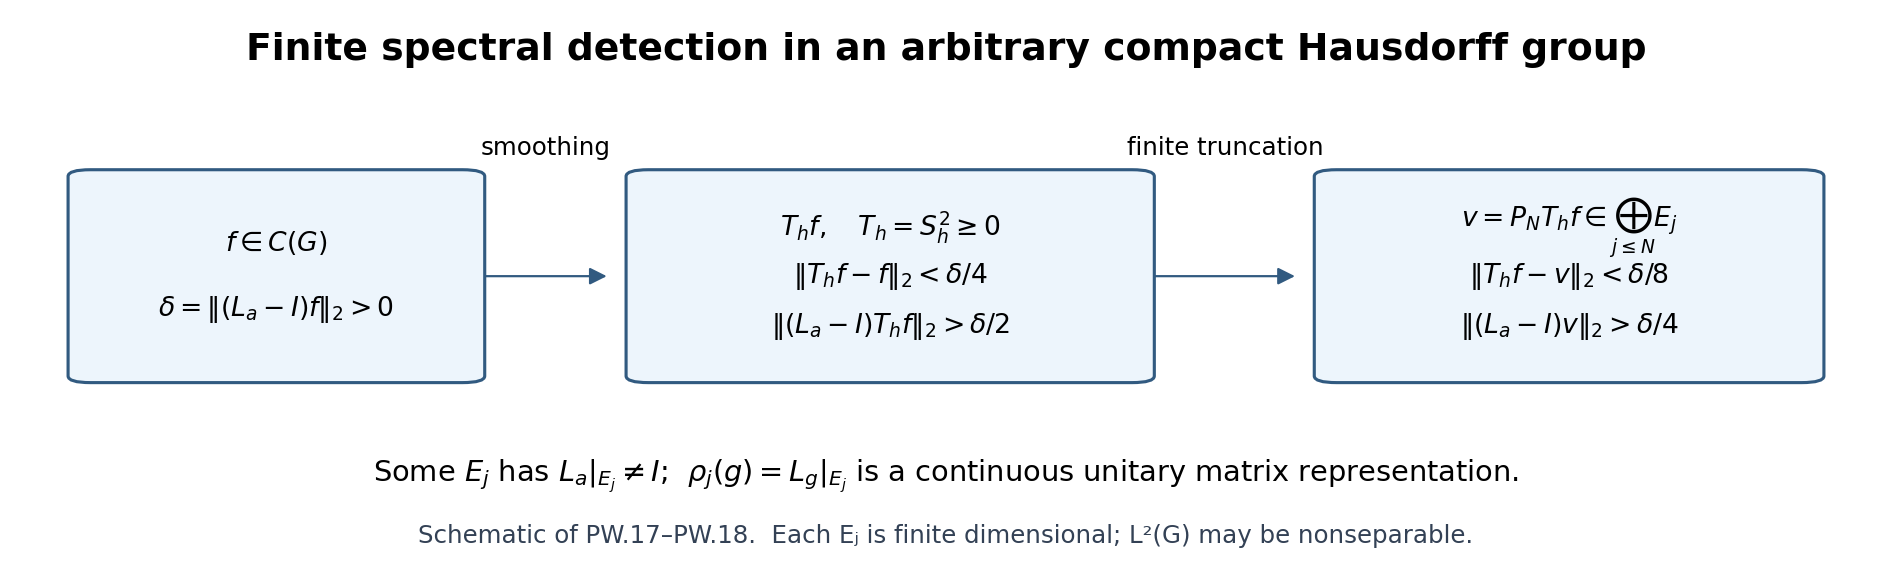

Write the Python code that produced this figure.
"""Reproduce the exact schematic of PW.17–PW.18; no group is assumed metrizable."""
from pathlib import Path
import matplotlib
matplotlib.use("Agg")
import matplotlib.pyplot as plt
from matplotlib.patches import FancyBboxPatch, FancyArrowPatch

OUT = Path(__file__).resolve().parent
BOXES = [
    (0.04, 0.35, 0.20, 0.36, [r"$f \in C(G)$", r"$\delta=\Vert(L_a-I)f\Vert_2>0$"]),
    (0.34, 0.35, 0.26, 0.36, [r"$T_hf,\quad T_h=S_h^2\geq0$", r"$\Vert T_hf-f\Vert_2<\delta/4$",
                             r"$\Vert(L_a-I)T_hf\Vert_2>\delta/2$"]),
    (0.71, 0.35, 0.25, 0.36, [r"$v=P_NT_hf\in\bigoplus_{j\leq N}E_j$", r"$\Vert T_hf-v\Vert_2<\delta/8$",
                             r"$\Vert(L_a-I)v\Vert_2>\delta/4$"]),
]
fig, ax = plt.subplots(figsize=(15, 4.5))
ax.set(xlim=(0, 1), ylim=(0, 1))
ax.axis("off")
ax.text(.5, .92, "Finite spectral detection in an arbitrary compact Hausdorff group",
        ha="center", fontsize=17, weight="bold")
for x,y,w,h,labels in BOXES:
    ax.add_patch(FancyBboxPatch((x,y),w,h,boxstyle="round,pad=.012",
                               linewidth=1.4,edgecolor="#315a80",facecolor="#edf5fc"))
    for j,label in enumerate(labels):
        ax.text(x+w/2,y+h-(j+1)*h/(len(labels)+1),label,ha="center",va="center",fontsize=12)
for start,end,label in [((.25,.53),(.32,.53),"smoothing"),((.61,.53),(.69,.53),"finite truncation")]:
    ax.add_patch(FancyArrowPatch(start,end,arrowstyle="-|>",mutation_scale=16,color="#315a80"))
    ax.text((start[0]+end[0])/2,.75,label,ha="center",fontsize=11)
ax.text(.5,.16,r"Some $E_j$ has $L_a|_{E_j}\ne I$;  $\rho_j(g)=L_g|_{E_j}$ is a continuous unitary matrix representation.",
        ha="center",fontsize=13)
ax.text(.5,.05,"Schematic of PW.17–PW.18.  Each Eⱼ is finite dimensional; L²(G) may be nonseparable.",
        ha="center",fontsize=11,color="#334155")
fig.savefig(OUT/"KT-KK-18-separation-mechanism.png",dpi=160,bbox_inches="tight")
fig.savefig(OUT/"KT-KK-18-separation-mechanism.svg",bbox_inches="tight")
plt.close(fig)
